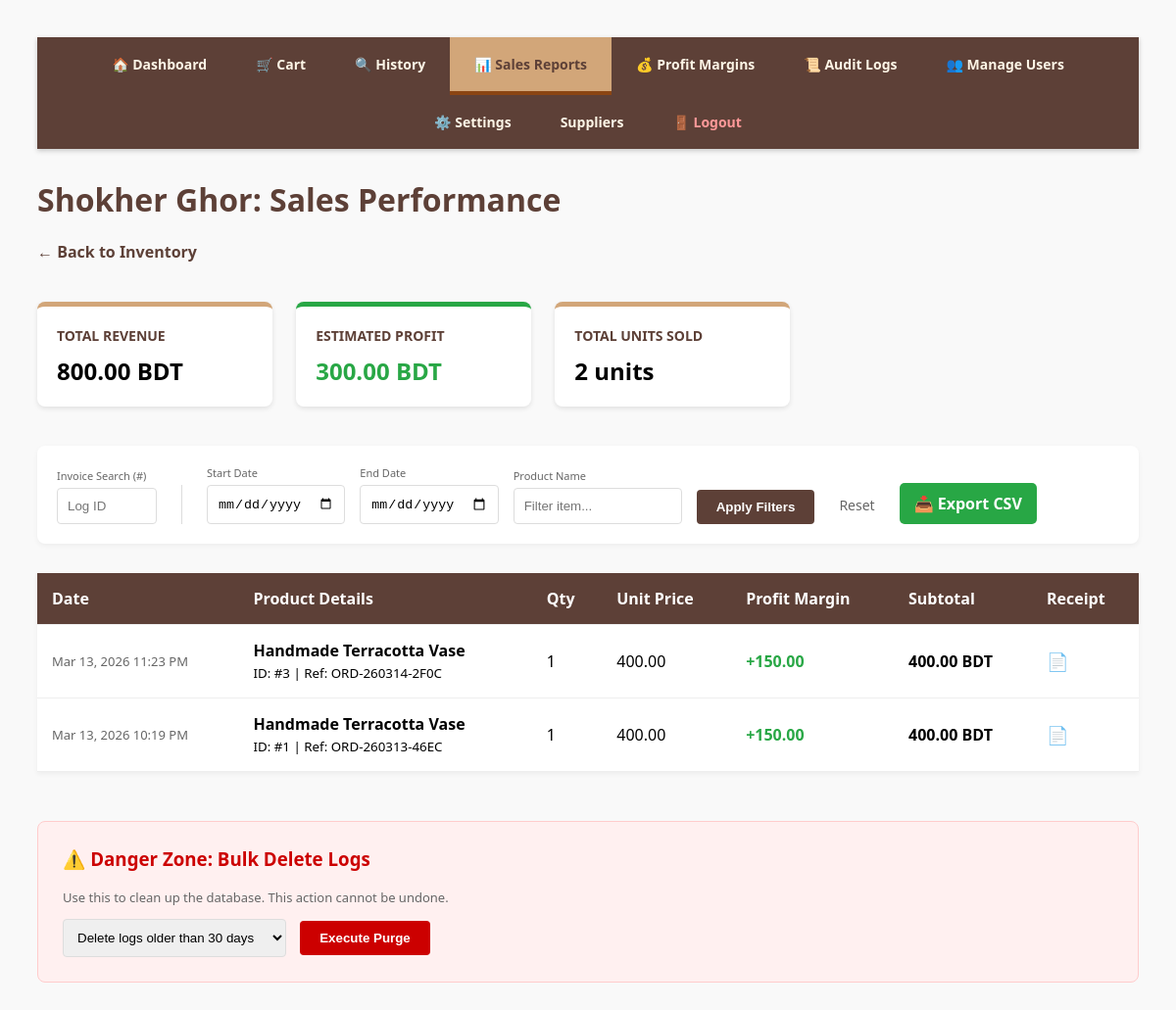
The page /reports.php (signed in) on the database its author committed.
### tables this page shows
CREATE TABLE `inventory_logs` (
  `id` int(11) NOT NULL,
  `product_id` int(11) DEFAULT NULL,
  `type` enum('IN','OUT') NOT NULL,
  `quantity` int(11) NOT NULL,
  `reason` varchar(255) DEFAULT NULL,
  `order_id` varchar(100) DEFAULT NULL,
  `performed_by` varchar(50) DEFAULT NULL,
  `date_added` timestamp NOT NULL DEFAULT current_timestamp(),
  `customer_name` varchar(100) DEFAULT NULL,
  `customer_phone` varchar(20) DEFAULT NULL
);

CREATE TABLE `products` (
  `id` int(11) NOT NULL,
  `sku` varchar(50) DEFAULT NULL,
  `item_name` varchar(255) NOT NULL,
  `category` varchar(100) DEFAULT NULL,
  `supplier_id` int(11) DEFAULT NULL,
  `buy_price` decimal(10,2) DEFAULT 0.00,
  `price` decimal(10,2) NOT NULL,
  `stock_quantity` int(11) DEFAULT 0,
  `min_stock_level` int(11) DEFAULT 5,
  `image_path` varchar(255) DEFAULT 'default.png',
  `is_fragile` tinyint(1) DEFAULT 0,
  `created_at` timestamp NOT NULL DEFAULT current_timestamp()
);

### reports.php (the view, shortened to what this page needs)
<?php
include 'db_connect.php';
$start = $_GET['start_date'] ?? '';
$end = $_GET['end_date'] ?? '';
$search_id = isset($_GET['search_id']) ? (int)$_GET['search_id'] : '';
$date_condition = " l.type = 'OUT' ";
?>
<!DOCTYPE html>
<html>
<head>
</head>
<body>
    <?php include 'navigation.php'; ?>
<h1 style="color: #5d4037;"><?php echo SHOP_NAME; ?>: Sales Performance</h1>
<a href="index.php" class="btn-back">← Back to Inventory</a>
<div style="margin-top: 20px; margin-bottom: 40px;">
    <?php
    $finance_query = mysqli_query($conn, "SELECT
        SUM(p.price * l.quantity) as total_revenue,
        SUM((p.price - p.buy_price) * l.quantity) as total_profit
        FROM inventory_logs l
        JOIN products p ON l.product_id = p.id
        WHERE $date_condition");
    $finance_data = mysqli_fetch_assoc($finance_query);
    $revenue = $finance_data['total_revenue'] ?? 0;
    $profit = $finance_data['total_profit'] ?? 0;
    $count_query = mysqli_query($conn, "SELECT SUM(l.quantity) as total_qty FROM inventory_logs l WHERE $date_condition");
    $items_sold = mysqli_fetch_assoc($count_query)['total_qty'] ?? 0;
    ?>
    <div class="stat-card">
        <h3>Total Revenue</h3>
        <p><?php echo number_format($revenue, 2) . " " . CURRENCY; ?></p>
    </div>
    <div class="stat-card" style="border-top-color: #28a745;">
        <h3>Estimated Profit</h3>
        <p class="profit-text"><?php echo number_format($profit, 2) . " " . CURRENCY; ?></p>
    </div>
    <div class="stat-card">
        <h3>Total Units Sold</h3>
        <p><?php echo (int)$items_sold; ?> units</p>
    </div>
</div>
<div class="filter-container">
    <form method="GET">
        <div style="display: flex; gap: 15px; align-items: flex-end; flex-wrap: wrap;">
            <div>
                <label style="display:block; font-size: 11px; color: #666; margin-bottom:5px;">Invoice Search (#)</label>
                <input type="number" name="search_id" value="<?php echo $search_id; ?>" placeholder="Log ID" style="padding: 10px; width: 80px; border: 1px solid #ddd; border-radius: 4px;">
            </div>
            <div>
                <label style="display:block; font-size: 11px; color: #666; margin-bottom:5px;">Start Date</label>
                <input type="date" name="start_date" value="<?php echo htmlspecialchars($start); ?>" style="padding: 10px; border: 1px solid #ddd; border-radius: 4px;">
            </div>
            <div>
                <label style="display:block; font-size: 11px; color: #666; margin-bottom:5px;">End Date</label>
                <input type="date" name="end_date" value="<?php echo htmlspecialchars($end); ?>" style="padding: 10px; border: 1px solid #ddd; border-radius: 4px;">
            </div>
            <div>
                <label style="display:block; font-size: 11px; color: #666; margin-bottom:5px;">Product Name</label>
                <input type="text" name="search_sale" placeholder="Filter item..." value="<?php echo htmlspecialchars($_GET['search_sale'] ?? ''); ?>" style="padding: 10px; width: 150px; border: 1px solid #ddd; border-radius: 4px;">
            </div>
            <button type="submit" style="padding: 10px 20px; background: #5d4037; color: white; border: none; border-radius: 4px; cursor: pointer; font-weight: bold;">Apply Filters</button>
            <a href="reports.php" style="padding: 10px; color: #666; text-decoration: none; font-size: 14px;">Reset</a>
            <a href="export_sales.php?start_date=<?php echo $start; ?>&end_date=<?php echo $end; ?>"
               style="background: #28a745; color: white; padding: 10px 15px; text-decoration: none; border-radius: 5px; font-weight: bold;">
               📥 Export CSV
            </a>
        </div>
    </form>
</div>
<table>
    <thead>
        <tr>
            <th>Date</th>
            <th>Product Details</th>
            <th>Qty</th>
            <th>Unit Price</th>
            <th>Profit Margin</th>
            <th>Subtotal</th>
            <th>Receipt</th>
        </tr>
    </thead>
    <tbody>
    <?php
    $history_sql = "SELECT l.id, l.order_id, p.item_name, p.price, p.buy_price, l.quantity, l.date_added
                    FROM inventory_logs l
                    JOIN products p ON l.product_id = p.id
                    WHERE $date_condition";
    $history_sql .= " ORDER BY l.date_added DESC";
    $history_result = mysqli_query($conn, $history_sql);
    if(mysqli_num_rows($history_result) > 0) {
        while($row = mysqli_fetch_assoc($history_result)) {
            $unit_profit = $row['price'] - $row['buy_price'];
            $total_row_profit = $unit_profit * $row['quantity'];
            $subtotal = $row['price'] * $row['quantity'];
            echo "<tr>
                    <td style='font-size: 13px; color: #666;'>" . date('M d, Y h:i A', strtotime($row['date_added'])) . "</td>
                    <td><strong>{$row['item_name']}</strong><br><small>ID: #{$row['id']} | Ref: {$row['order_id']}</small></td>
                    <td>{$row['quantity']}</td>
                    <td>" . number_format($row['price'], 2) . "</td>
                    <td class='profit-text'>+" . number_format($total_row_profit, 2) . "</td>
                    <td><strong>" . number_format($subtotal, 2) . " " . CURRENCY . "</strong></td>
                    <td><a href='receipt.php?order_id={$row['order_id']}' target='_blank' class='print-btn' title='View Receipt'>📄</a></td>
                  </tr>";
        }
    } else {
        echo "<tr><td colspan='7' style='text-align:center; padding: 30px;'>No records found for the selected criteria.</td></tr>";
    }
    ?>
    </tbody>
</table>
<?php if($_SESSION['role'] === 'admin'): ?>
<div style="background: #fff0f0; border: 1px solid #ffcccc; padding: 25px; border-radius: 8px; margin-top: 50px;">
    <h3 style="color: #c00; margin-top: 0;">⚠️ Danger Zone: Bulk Delete Logs</h3>
    <p style="font-size: 13px; color: #666;">Use this to clean up the database. This action cannot be undone.</p>
    <form action="bulk_delete_logs.php" method="POST" onsubmit="return confirm('WARNING: This will permanently erase sales history! Proceed?');">
        <select name="delete_type" style="padding: 10px; border-radius: 4px; border: 1px solid #ddd; margin-right: 10px;">
            <option value="old">Delete logs older than 30 days</option>
        </select>
        <button type="submit" name="bulk_delete" style="padding: 10px 20px; background: #c00; color: white; border: none; border-radius: 4px; cursor: pointer; font-weight: bold;">
            Execute Purge
        </button>
    </form>
</div>
<?php endif; ?>
</body>
</html>

### reports.php (style rules this page uses)
body { font-family: 'Segoe UI', Tahoma, Geneva, Verdana, sans-serif; padding: 30px; background-color: #f9f9f9; }
.stat-card { background: #fff; padding: 20px; border-radius: 8px; box-shadow: 0 2px 5px rgba(0,0,0,0.1); display: inline-block; min-width: 200px; margin-right: 20px; vertical-align: top; border-top: 5px solid #d2a679; }
.stat-card h3 { margin: 0; color: #5d4037; font-size: 14px; text-transform: uppercase; }
.stat-card p { font-size: 24px; font-weight: bold; margin: 10px 0 0 0; }
table { width: 100%; border-collapse: collapse; margin-top: 30px; background: white; box-shadow: 0 2px 5px rgba(0,0,0,0.05); }
th, td { padding: 15px; text-align: left; border-bottom: 1px solid #eee; }
th { background-color: #5d4037; color: white; }
.btn-back { text-decoration: none; color: #5d4037; font-weight: bold; margin-bottom: 20px; display: inline-block; }
.print-btn { text-decoration: none; font-size: 18px; color: #5d4037; }
.filter-container { background: #fff; padding: 20px; border-radius: 8px; box-shadow: 0 2px 5px rgba(0,0,0,0.05); margin-bottom: 20px; }
.profit-text { color: #28a745; font-weight: bold; }

### rows shown on the page
inventory_logs: date_added "Mar 13, 2026 11:23 PM", product.item_name "Handmade Terracotta Vase", id "3", order "ORD-260314-2F0C", quantity "1", product.price "400.00", total_row_profit "150.00"
inventory_logs: date_added "Mar 13, 2026 10:19 PM", product.item_name "Handmade Terracotta Vase", id "1", order "ORD-260313-46EC", quantity "1", product.price "400.00", total_row_profit "150.00"

### other values the page prints
SHOP_NAME "Shokher Ghor"
$revenue "800.00"
CURRENCY "BDT"
$profit "300.00"
$items_sold "2"
